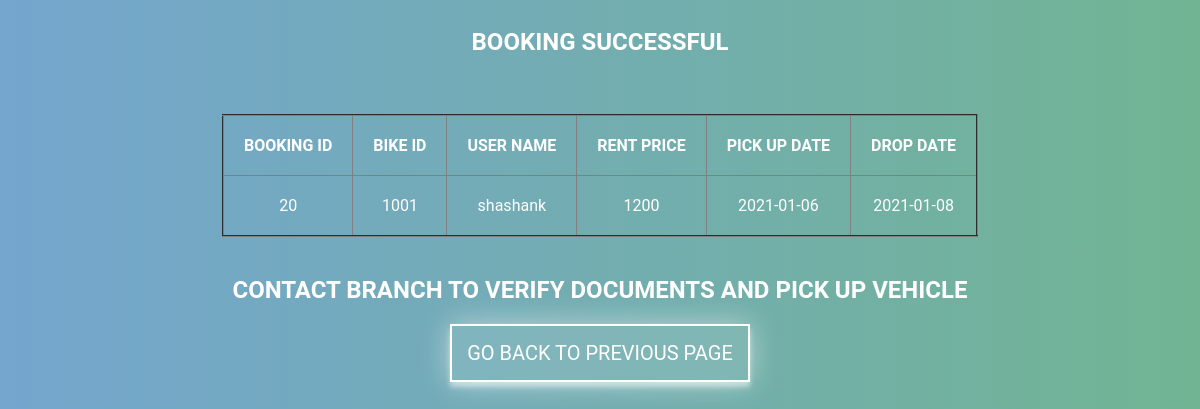
Page /booked.php (signed in) on the committed database.
### tables this page shows
CREATE TABLE `booking` (
  `id` int(255) NOT NULL,
  `bikeid` int(255) NOT NULL,
  `userid` int(255) NOT NULL,
  `price` int(255) NOT NULL,
  `pdate` date NOT NULL,
  `ddate` date NOT NULL
);

CREATE TABLE `users` (
  `id` int(255) NOT NULL,
  `username` varchar(100) NOT NULL,
  `email` varchar(100) NOT NULL,
  `phoneno` varchar(10) NOT NULL,
  `aadhar` varchar(16) NOT NULL,
  `driving` varchar(100) NOT NULL,
  `password` varchar(100) NOT NULL,
  `role` varchar(100) NOT NULL
);

### booked.php (the view, shortened to what this page needs)
<?php
$id = $_SESSION['id'];
$dbhost = "localhost";
 $dbuser = "root";
 $dbpass = "";
 $dbname = "dreambikes";
$conn1 = mysqli_connect($dbhost, $dbuser, $dbpass,$dbname) or die("Unable to connect to database");
$sql1 = "SELECT * FROM booking WHERE userid='$id'  order by id desc limit 1";
$result = mysqli_query($conn1, $sql1) or die(mysqli_error($conn1));
$sql3 = "SELECT * FROM users WHERE id='$id'";
$result3 = mysqli_query($conn1, $sql3) or die(mysqli_error($conn1));
?>
<html>
    <head>
        <link type="text/css" rel="stylesheet" href="booked.css">
    </head>
    <body>
        <section class="sec">
        <h1 style="margin:center; color:white;">BOOKING SUCCESSFUL</h1>
        <table border="2" cellspacing="0" cellpadding="20px" style="color:white">
            <tr>
                <th>BOOKING ID</th>
                <th>BIKE ID</th>
                <th>USER NAME</th>
                <th>RENT PRICE</th>
                <th>PICK UP DATE</th>
                <th>DROP DATE</th>
                </tr>
            <?php
            $det = mysqli_fetch_assoc($result);
                print "<tr></br><td>";
                echo $det["id"];
                print "</td><td>";
                echo $det["bikeid"];
                print "</td><td>";
            $det1 = mysqli_fetch_assoc($result3);
                echo $det1["username"];
                print "</td><td>";
                echo $det["price"];
                print "</td><td>";
                echo $det["pdate"];
                print "</td><td>";
                echo $det["ddate"];
                print "</td></tr>";
            ?>
        </table></br>
        <h1 style="margin:center; color:white;">CONTACT BRANCH TO VERIFY DOCUMENTS AND PICK UP VEHICLE</h1>
        <a href="bookvehicle.php" class="bookbutton">GO BACK TO PREVIOUS PAGE</a>
    </body>
</html>

### booked.css (style rules this page uses)
body { height: 100vh; background: #76b852; background: -webkit-linear-gradient(right, #71b493, #74a6ce); background: -moz-linear-gradient(right, #71b493, #74a6ce); background: -o-linear-gradient(right, #71b493, #74a6ce); background: linear-gradient(to left, #71b493, #74a6ce); font-family: "Roboto", sans-serif; -webkit-font-smoothing: antialiased; -moz-osx-font-smoothing: grayscale; }
table { width: auto; border-collapse: collapse; text-align: center; padding: 20px; margin:center; }
.sec { display:flex; align-items: center; flex-direction: column; }
.bookbutton { text-decoration: none; padding: 15px 15px; border: 2px solid rgb(255, 255, 255); box-shadow: 0 0 30px 0 rgba(255, 255, 255, 0.5), 0 5px 5px 0 rgba(255, 255, 255, 0.5); color:white; background-color: rgba(255, 255, 255,0.1); font-size: 20px; }

### rows in the picture
booking: id "20", bikeid "1001", price "1200", pdate "2021-01-06", ddate "2021-01-08"
users: username "shashank"
